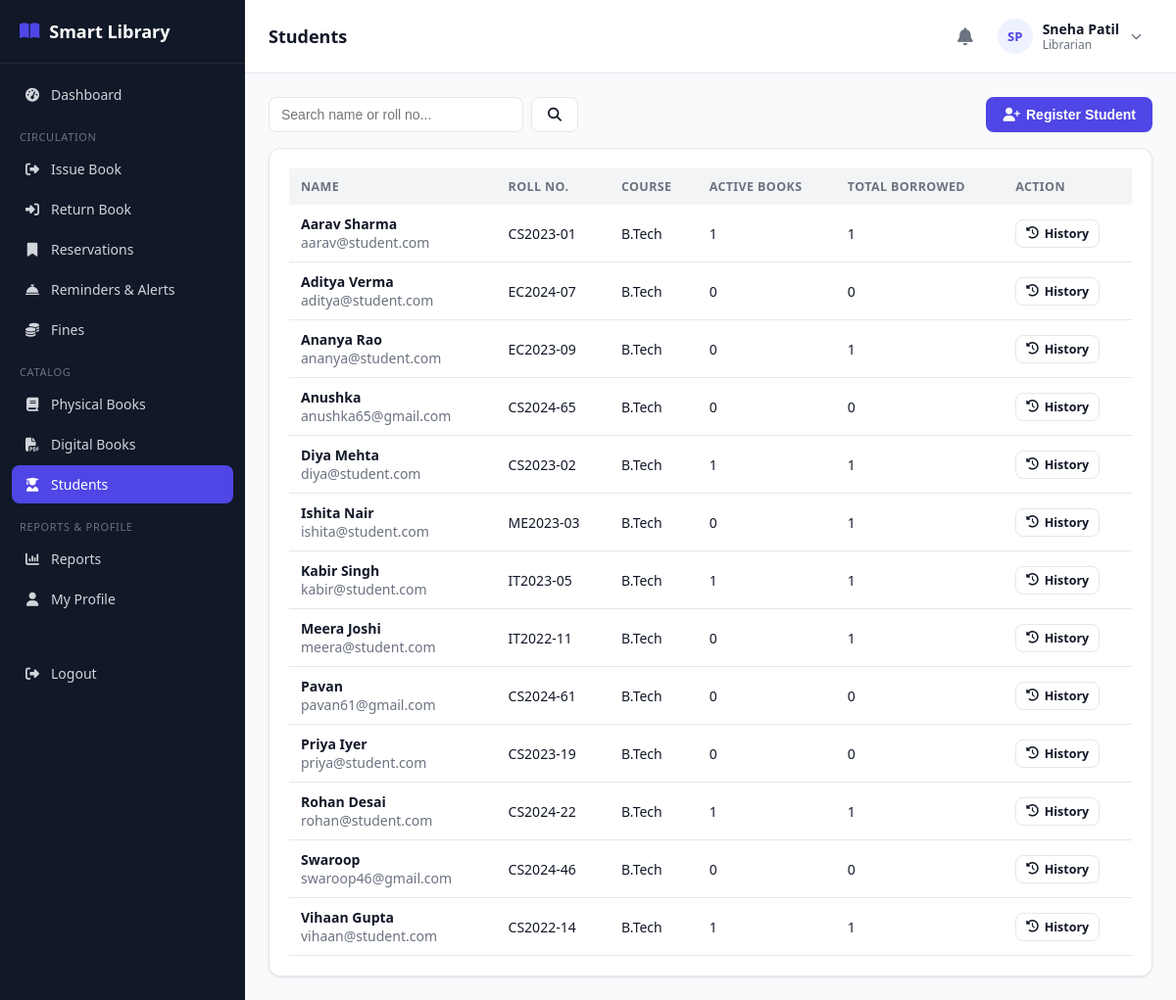
/librarian/students.php (signed in), run on the app's committed database.
### tables this page shows
CREATE TABLE students (
    id INT AUTO_INCREMENT PRIMARY KEY,
    user_id INT NOT NULL,
    roll_number VARCHAR(40) NOT NULL UNIQUE,
    course VARCHAR(100) DEFAULT NULL,
    department VARCHAR(100) DEFAULT NULL,
    year VARCHAR(20) DEFAULT NULL,
    division VARCHAR(20) DEFAULT NULL,
    address VARCHAR(255) DEFAULT NULL,
    registration_date DATE NOT NULL,
    max_books INT NOT NULL DEFAULT 3,
    created_at TIMESTAMP DEFAULT CURRENT_TIMESTAMP,
    updated_at TIMESTAMP DEFAULT CURRENT_TIMESTAMP ON UPDATE CURRENT_TIMESTAMP,
    FOREIGN KEY (user_id) REFERENCES users(id) ON DELETE CASCADE
);

CREATE TABLE users (
    id INT AUTO_INCREMENT PRIMARY KEY,
    name VARCHAR(120) NOT NULL,
    email VARCHAR(150) NOT NULL UNIQUE,
    password VARCHAR(255) NOT NULL,
    role ENUM('admin','librarian','student') NOT NULL,
    phone VARCHAR(20) DEFAULT NULL,
    photo VARCHAR(255) DEFAULT NULL,
    status ENUM('active','inactive') NOT NULL DEFAULT 'active',
    reset_token VARCHAR(255) DEFAULT NULL,
    reset_expires DATETIME DEFAULT NULL,
    created_at TIMESTAMP DEFAULT CURRENT_TIMESTAMP,
    updated_at TIMESTAMP DEFAULT CURRENT_TIMESTAMP ON UPDATE CURRENT_TIMESTAMP
);

### includes/functions.php (called while the page is built, shortened)
<?php
function e($value) {
    return htmlspecialchars($value ?? '', ENT_QUOTES, 'UTF-8');
}

### librarian/students.php (the view, shortened to what this page needs)
<?php
require_once __DIR__ . '/../includes/functions.php';
require_once __DIR__ . '/../includes/auth-check.php';
$search = trim($_GET['q'] ?? '');
$where = ''; $params = [];
$stmt = $pdo->prepare("
    SELECT s.*, u.name, u.email,
        (SELECT COUNT(*) FROM book_issues bi WHERE bi.student_id=s.id AND bi.status IN ('issued','overdue')) active_books,
        (SELECT COUNT(*) FROM book_issues bi WHERE bi.student_id=s.id) total_borrowed
    FROM students s JOIN users u ON u.id = s.user_id
    $where ORDER BY u.name");
$stmt->execute($params);
$students = $stmt->fetchAll();
include __DIR__ . '/../includes/header.php';
?>
<div class="table-toolbar">
    <form method="GET" class="flex gap-2">
        <input type="text" name="q" class="form-control" style="width:260px;" placeholder="Search name or roll no..." value="<?= e($search) ?>">
        <button class="btn btn-outline" type="submit"><i class="fa-solid fa-magnifying-glass"></i></button>
    </form>
    <button class="btn btn-primary" data-modal-open="regModal"><i class="fa-solid fa-user-plus"></i> Register Student</button>
</div>
<div class="card">
    <?php if (!$students): ?>
        <div class="empty-state"><i class="fa-solid fa-user-graduate"></i>No students found.</div>
    <?php else: ?>
    <div class="table-wrap">
        <table class="data-table">
            <thead><tr><th>Name</th><th>Roll No.</th><th>Course</th><th>Active Books</th><th>Total Borrowed</th><th>Action</th></tr></thead>
            <tbody>
            <?php foreach ($students as $s): ?>
                <tr>
                    <td><strong><?= e($s['name']) ?></strong><br><span class="text-muted"><?= e($s['email']) ?></span></td>
                    <td><?= e($s['roll_number']) ?></td>
                    <td><?= e($s['course']) ?></td>
                    <td><?= (int)$s['active_books'] ?></td>
                    <td><?= (int)$s['total_borrowed'] ?></td>
                    <td><a class="btn btn-sm btn-outline" href="students.php?history=<?= $s['id'] ?>"><i class="fa-solid fa-clock-rotate-left"></i> History</a></td>
                </tr>
            <?php endforeach; ?>
            </tbody>
        </table>
    </div>
    <?php endif; ?>
</div>
<?php include __DIR__ . '/../includes/footer.php'; ?>

### assets/css/style.css (style rules this page uses)
:root { --primary: #4f46e5; --primary-dark: #4338ca; --primary-light: #eef2ff; --success: #16a34a; --success-light: #dcfce7; --warning: #ca8a04; --warning-light: #fef9c3; --danger: #dc2626; --danger-light: #fee2e2; --gray: #6b7280; --gray-light: #f3f4f6; --border: #e5e7eb; --text: #111827; --text-muted: #6b7280; --bg: #f9fafb; --white: #ffffff; --sidebar-w: 250px; --radius: 12px; --shadow: 0 1px 3px rgba(0,0,0,0.06), 0 1px 2px rgba(0,0,0,0.04); }
* { box-sizing: border-box; }
body { margin: 0; font-family: 'Segoe UI', system-ui, -apple-system, Roboto, sans-serif; background: var(--bg); color: var(--text); font-size: 15px; }
a { color: var(--primary); text-decoration: none; }
.card { background: var(--white); border: 1px solid var(--border); border-radius: var(--radius); box-shadow: var(--shadow); padding: 20px; }
.btn { display: inline-flex; align-items: center; gap: 6px; padding: 9px 16px; border-radius: 8px; border: 1px solid transparent; font-size: 14px; font-weight: 600; cursor: pointer; text-decoration: none; }
.btn-primary { background: var(--primary); color: #fff; }
.btn-outline { background: #fff; border-color: var(--border); color: var(--text); }
.btn-sm { padding: 5px 10px; font-size: 12.5px; }
.form-control { width: 100%; padding: 9px 12px; border: 1px solid var(--border); border-radius: 8px; font-size: 14px; background: #fff; color: var(--text); }
.table-wrap { overflow-x: auto; }
table.data-table { width: 100%; border-collapse: collapse; font-size: 14px; }
.data-table th { text-align: left; padding: 10px 12px; background: var(--gray-light); font-weight: 700; font-size: 12.5px; text-transform: uppercase; letter-spacing: 0.03em; color: var(--text-muted); white-space: nowrap; }
.data-table td { padding: 10px 12px; border-bottom: 1px solid var(--border); vertical-align: middle; }
.table-toolbar { display: flex; justify-content: space-between; align-items: center; margin-bottom: 16px; gap: 12px; flex-wrap: wrap; }
.text-muted { color: var(--text-muted); }
.flex { display: flex; }
.gap-2 { gap: 8px; }

### data on the page
students: user.name "Aarav Sharma", user.email "aarav@student.com", roll_number "CS2023-01", course "B.Tech", active_books "1", total_borrowed "1"
students: user.name "Aditya Verma", user.email "aditya@student.com", roll_number "EC2024-07", course "B.Tech", active_books "0", total_borrowed "0"
students: user.name "Ananya Rao", user.email "ananya@student.com", roll_number "EC2023-09", course "B.Tech", active_books "0", total_borrowed "1"
students: user.name "Anushka", user.email "anushka65@gmail.com", roll_number "CS2024-65", course "B.Tech", active_books "0", total_borrowed "0"
students: user.name "Diya Mehta", user.email "diya@student.com", roll_number "CS2023-02", course "B.Tech", active_books "1", total_borrowed "1"
students: user.name "Ishita Nair", user.email "ishita@student.com", roll_number "ME2023-03", course "B.Tech", active_books "0", total_borrowed "1"
students: user.name "Kabir Singh", user.email "kabir@student.com", roll_number "IT2023-05", course "B.Tech", active_books "1", total_borrowed "1"
students: user.name "Meera Joshi", user.email "meera@student.com", roll_number "IT2022-11", course "B.Tech", active_books "0", total_borrowed "1"
students: user.name "Pavan", user.email "pavan61@gmail.com", roll_number "CS2024-61", course "B.Tech", active_books "0", total_borrowed "0"
students: user.name "Priya Iyer", user.email "priya@student.com", roll_number "CS2023-19", course "B.Tech", active_books "0", total_borrowed "0"
students: user.name "Rohan Desai", user.email "rohan@student.com", roll_number "CS2024-22", course "B.Tech", active_books "1", total_borrowed "1"
students: user.name "Swaroop", user.email "swaroop46@gmail.com", roll_number "CS2024-46", course "B.Tech", active_books "0", total_borrowed "0"
students: user.name "Vihaan Gupta", user.email "vihaan@student.com", roll_number "CS2022-14", course "B.Tech", active_books "1", total_borrowed "1"

### other printed values
$label "Dashboard"
$item['_section'] "CIRCULATION"
$label "Issue Book"
$label "Return Book"
$label "Reservations"
$label "Reminders & Alerts"
$label "Fines"
$item['_section'] "CATALOG"
$label "Physical Books"
$label "Digital Books"
$label "Students"
$item['_section'] "REPORTS & PROFILE"
$label "Reports"
$label "My Profile"
$pageTitle "Students"
